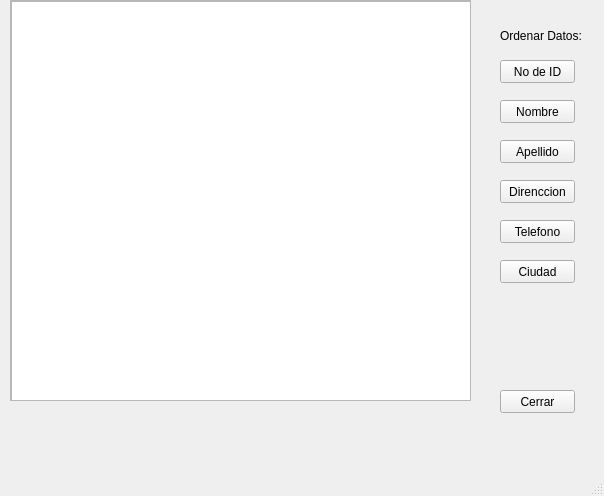
<?xml version="1.0" encoding="UTF-8"?>
<ui version="4.0">
 <class>ListarCliente</class>
 <widget class="QMainWindow" name="ListarCliente">
  <property name="geometry">
   <rect>
    <x>0</x>
    <y>0</y>
    <width>604</width>
    <height>496</height>
   </rect>
  </property>
  <property name="windowTitle">
   <string>MainWindow</string>
  </property>
  <widget class="QWidget" name="centralwidget">
   <widget class="QScrollArea" name="scrollArea">
    <property name="geometry">
     <rect>
      <x>10</x>
      <y>0</y>
      <width>461</width>
      <height>401</height>
     </rect>
    </property>
    <property name="widgetResizable">
     <bool>true</bool>
    </property>
    <widget class="QWidget" name="scrollAreaWidgetContents">
     <property name="geometry">
      <rect>
       <x>0</x>
       <y>0</y>
       <width>459</width>
       <height>399</height>
      </rect>
     </property>
     <widget class="QTableView" name="TablaListaCliente">
      <property name="geometry">
       <rect>
        <x>0</x>
        <y>0</y>
        <width>461</width>
        <height>401</height>
       </rect>
      </property>
     </widget>
    </widget>
   </widget>
   <widget class="QLabel" name="DatosCliente">
    <property name="geometry">
     <rect>
      <x>500</x>
      <y>10</y>
      <width>111</width>
      <height>51</height>
     </rect>
    </property>
    <property name="text">
     <string>Ordenar Datos:</string>
    </property>
   </widget>
   <widget class="QPushButton" name="No_ID">
    <property name="geometry">
     <rect>
      <x>500</x>
      <y>60</y>
      <width>75</width>
      <height>23</height>
     </rect>
    </property>
    <property name="text">
     <string>No de ID</string>
    </property>
   </widget>
   <widget class="QPushButton" name="Nombre">
    <property name="geometry">
     <rect>
      <x>500</x>
      <y>100</y>
      <width>75</width>
      <height>23</height>
     </rect>
    </property>
    <property name="text">
     <string>Nombre</string>
    </property>
   </widget>
   <widget class="QPushButton" name="Apellido">
    <property name="geometry">
     <rect>
      <x>500</x>
      <y>140</y>
      <width>75</width>
      <height>23</height>
     </rect>
    </property>
    <property name="text">
     <string>Apellido</string>
    </property>
   </widget>
   <widget class="QPushButton" name="direccion">
    <property name="geometry">
     <rect>
      <x>500</x>
      <y>180</y>
      <width>75</width>
      <height>23</height>
     </rect>
    </property>
    <property name="text">
     <string>Direnccion</string>
    </property>
   </widget>
   <widget class="QPushButton" name="Telefono">
    <property name="geometry">
     <rect>
      <x>500</x>
      <y>220</y>
      <width>75</width>
      <height>23</height>
     </rect>
    </property>
    <property name="text">
     <string>Telefono</string>
    </property>
   </widget>
   <widget class="QPushButton" name="Ciudad">
    <property name="geometry">
     <rect>
      <x>500</x>
      <y>260</y>
      <width>75</width>
      <height>23</height>
     </rect>
    </property>
    <property name="text">
     <string>Ciudad</string>
    </property>
   </widget>
   <widget class="QPushButton" name="CerrarLista">
    <property name="geometry">
     <rect>
      <x>500</x>
      <y>390</y>
      <width>75</width>
      <height>23</height>
     </rect>
    </property>
    <property name="text">
     <string>Cerrar</string>
    </property>
   </widget>
  </widget>
  <widget class="QMenuBar" name="menubar">
   <property name="geometry">
    <rect>
     <x>0</x>
     <y>0</y>
     <width>604</width>
     <height>21</height>
    </rect>
   </property>
  </widget>
  <widget class="QStatusBar" name="statusbar"/>
 </widget>
 <resources/>
 <connections/>
</ui>
